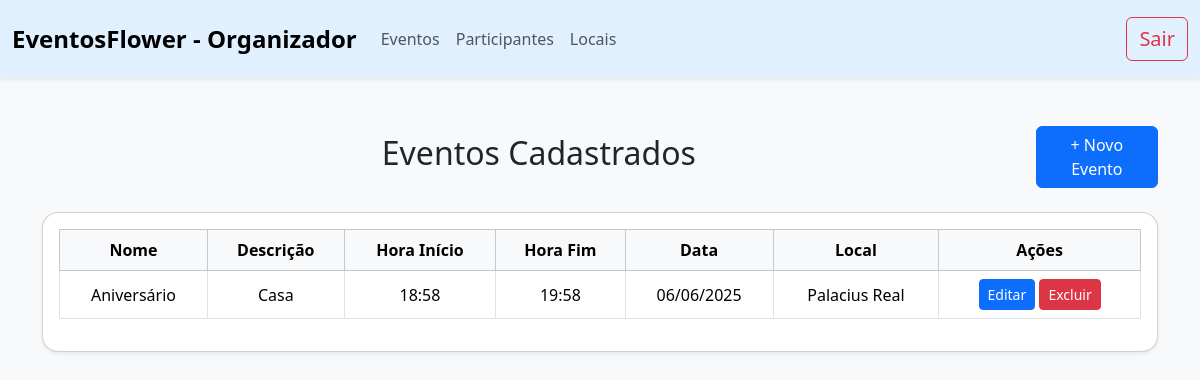
The page /listarEventos on the database its author committed.
### SGE/models.py (models this page shows)
class Evento(models.Model):
        nome = models.CharField(max_length=255)
        descricao = models.TextField(max_length=80)
        data = models.DateField()
        horaInicio = models.TimeField()
        horaFim = models.TimeField()
        local = models.CharField(max_length=100)

### SGE/views.py (the view)
# urls.py: path('listarEventos', listarEventos, name='listarEventos'),
def listarEventos(request):
    eventos = Evento.objects.all()
    return render(request, 'listarEventos.html', {'eventos': eventos})

### SGE/templates/listarEventos.html (shortened to what this page needs)
{% load static %}
<!DOCTYPE html>
<html lang="pt-br">
<head>
    <link href="https://cdn.jsdelivr.net/npm/bootstrap@5.3.3/dist/css/bootstrap.min.css" rel="stylesheet">
</head>
<body class="bg-light">
<nav class="navbar navbar-expand-lg shadow-sm py-3" style="background-color: #e0f0ff;" >
    <div class="container-fluid justify-content-between">
        <a class="navbar-brand fs-4 fw-bold" href="{% url 'inicio' %}">
             EventosFlower - Organizador
        </a>
        <div class="collapse navbar-collapse justify-content-between" id="navbarNavDropdown">
            <ul class="navbar-nav">
                <li class="nav-item">
                    <a class="nav-link" href="{% url 'listarEventos' %}">
                         Eventos
                    </a>
                </li>
                <li class="nav-item">
                    <a class="nav-link" href="{% url 'listarParticipante' %}">
                         Participantes
                    </a>
                </li>
                <li class="nav-item">
                    <a class="nav-link" href="{% url 'listarLocal' %}">
                         Locais
                    </a>
                </li>
            </ul>
            <ul class="navbar-nav">
                <li class="nav-item">
                    <a class="btn btn-outline-danger fs-5" href="{% url 'logout' %}">
                         Sair
                    </a>
                </li>
            </ul>
        </div>
    </div>
</nav>
    <div class="container mt-5">
        <div class="d-flex justify-content-between align-items-center mb-4">
            <h2 class="text-center w-100 text">Eventos Cadastrados</h2>
            <a href="{% url 'cadEvento' %}" class="btn btn-primary">+ Novo Evento</a>
        </div>
        <div class="card shadow-sm rounded-4">
            <div class="card-body">
                {% if eventos %}
                <div class="table-responsive">
                    <table class="table table-bordered table-hover text-center align-middle">
                        <thead class="table-light">
                            <tr>
                                <th>Nome</th>
                                <th>Descrição</th>
                                <th>Hora Início</th>
                                <th>Hora Fim</th>
                                <th>Data</th>
                                <th>Local</th>
                                <th>Ações</th>
                            </tr>
                        </thead>
                        <tbody>
                            {% for evento in eventos %}
                            <tr>
                                <td>{{ evento.nome }}</td>
                                <td>{{ evento.descricao }}</td>
                                <td>{{ evento.horaInicio }}</td>
                                <td>{{ evento.horaFim }}</td>
                                <td>{{ evento.data|date:"d/m/Y" }}</td>
                                <td>{{ evento.local }}</td>
                                <td>
                                    <a href="{% url 'editarEvento' evento.id %}" class="btn btn-sm btn-primary">Editar</a>
                                    <a href="{% url 'excluirEvento' evento.id %}" class="btn btn-sm btn-danger" onclick="return confirm('Tem certeza que deseja excluir?')">Excluir</a>
                                </td>
                            </tr>
                            {% endfor %}
                        </tbody>
                    </table>
                </div>
                {% else %}
                <p class="text-center text-muted m-0">Nenhum evento cadastrado.</p>
                {% endif %}
            </div>
        </div>
    </div>
</body>
</html>

### rows shown on the page
Evento: nome "Aniversário", descricao "Casa", horaInicio "18:58", horaFim "19:58", data "06/06/2025", local "Palacius Real"
